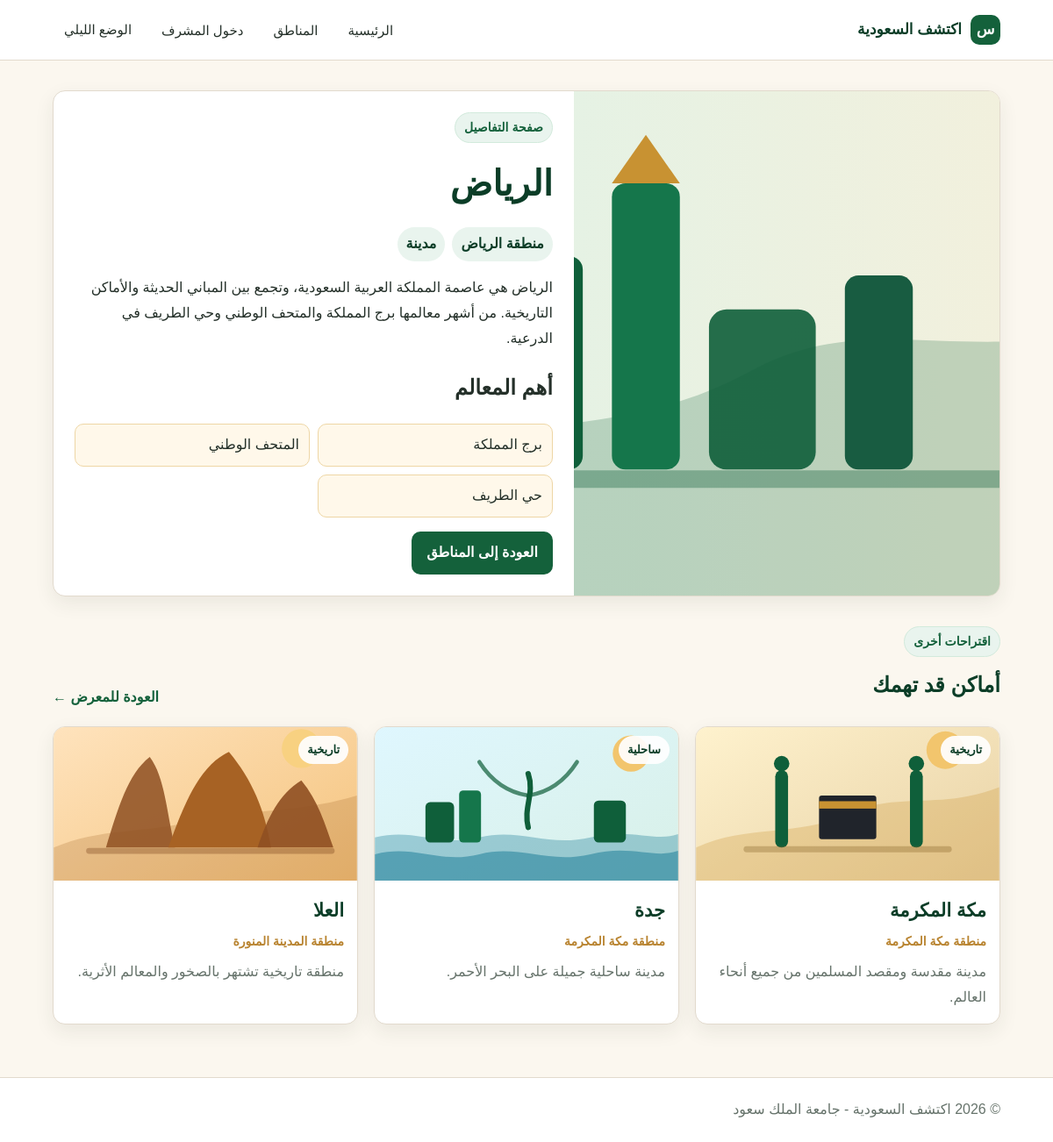
Page /details.php?id=1 on the committed database.
### tables this page shows
CREATE TABLE IF NOT EXISTS places (
    id INT UNSIGNED NOT NULL AUTO_INCREMENT,
    name VARCHAR(255) NOT NULL,
    region VARCHAR(255) NOT NULL,
    category VARCHAR(100) NOT NULL,
    short_text VARCHAR(500) NOT NULL,
    description TEXT NOT NULL,
    image VARCHAR(512) NOT NULL,
    landmarks JSON NOT NULL,
    PRIMARY KEY (id),
    KEY ix_places_region (region(100)),
    KEY ix_places_category (category)
);

### includes/db.php (called while the page is built, shortened)
<?php
require_once __DIR__ . '/config.php';
function db(): PDO
{
    static $pdo = null;
    if ($pdo instanceof PDO) {
        return $pdo;
    }
    $c = config();
    $port = (int) $c['PORT'];
    $dsn = sprintf(
        'mysql:host=%s;dbname=%s;port=%d;charset=utf8mb4',
        $c['HOST'],
        $c['DBNAME'],
        $port
    );
    $pdo = new PDO(
        $dsn,
        $c['USER'],
        $c['PASSWORD'],
        [
            PDO::ATTR_ERRMODE => PDO::ERRMODE_EXCEPTION,
            PDO::ATTR_DEFAULT_FETCH_MODE => PDO::FETCH_ASSOC,
        ]
    );
    return $pdo;
}

### includes/places.php (called while the page is built, shortened)
<?php
require_once __DIR__ . '/db.php';
function places_normalize_row(array $row): array
{
    $lm = $row['landmarks'] ?? null;
    if (is_string($lm)) {
        $decoded = json_decode($lm, true);
        $row['landmarks'] = is_array($decoded) ? $decoded : [];
    } elseif (!is_array($lm)) {
        $row['landmarks'] = [];
    }
    return $row;
}
function places_all(): array
{
    $sql = <<<SQL
        SELECT id, name, region, category, short_text, description, image, landmarks
        FROM places
        ORDER BY id ASC
    SQL;
    $stmt = db()->query($sql);
    $rows = $stmt->fetchAll();
    return array_map('places_normalize_row', $rows);
}
function places_get_by_id(int $id): ?array
{
    $stmt = db()->prepare(
        'SELECT id, name, region, category, short_text, description, image, landmarks FROM places WHERE id = ? LIMIT 1'
    );
    $stmt->execute([$id]);
    $row = $stmt->fetch();
    return places_normalize_row($row);
}

### includes/config.php (called while the page is built, shortened)
<?php
function h(string $s): string
{
    return htmlspecialchars($s, ENT_QUOTES, 'UTF-8');
}

### includes/card.php (the view, shortened to what this page needs)
<?php
function render_place_card(array $place): void
{
    $id = (int) $place['id'];
    $searchBlob = strtolower(
        $place['name'] . ' ' . $place['region'] . ' ' . $place['short_text']
    );
    ?>
<a
  class="place-card"
  href="details.php?id=<?= $id ?>"
  data-category="<?= h($place['category']) ?>"
  data-search="<?= h($searchBlob) ?>"
>
  <div class="card-image">
    <img src="<?= h($place['image']) ?>" alt="<?= h($place['name']) ?>" loading="lazy" />
    <span class="badge"><?= h($place['category']) ?></span>
  </div>
  <div class="card-body">
    <h3><?= h($place['name']) ?></h3>
    <div class="card-meta"><?= h($place['region']) ?></div>
    <p><?= h($place['short_text']) ?></p>
  </div>
</a>
    <?php
}

### details.php (shortened to what this page needs)
<?php
require_once __DIR__ . '/includes/places.php';
require_once __DIR__ . '/includes/card.php';
$id = isset($_GET['id']) ? (int) $_GET['id'] : 0;
$item = $id > 0 ? places_get_by_id($id) : null;
$all = places_all();
$landmarks = [];
$related = [];
if ($item) {
    $landmarks = is_array($item['landmarks']) ? $item['landmarks'] : [];
    $currentId = (int) $item['id'];
    foreach ($all as $row) {
        if ((int) $row['id'] === $currentId) {
            continue;
        }
        $related[] = $row;
        if (count($related) >= 3) {
            break;
        }
    }
}
$activeNav = '';
?>
<!DOCTYPE html>
<html lang="ar" dir="rtl">
<head>
  <link rel="stylesheet" href="css/style.css" />
</head>
<body>
  <header class="site-header">
    <nav class="nav container">
      <a class="logo" href="index.php"><span class="logo-mark">س</span>اكتشف السعودية</a>
      <div class="nav-links">
        <a href="index.php" class="<?= $activeNav === 'home' ? 'active' : '' ?>">الرئيسية</a>
        <a href="regions.php" class="<?= $activeNav === 'regions' ? 'active' : '' ?>">المناطق</a>
        <a href="admin/login.php">دخول المشرف</a>
        <button id="themeToggle" class="theme-btn" type="button">الوضع الليلي</button>
      </div>
    </nav>
  </header>
  <main class="container section">
    <div id="detailsContent" class="details-wrapper">
      <?php if (!$item) : ?>
        <div class="details-content">
          <span class="section-label">تنبيه</span>
          <h1>لم يتم العثور على المحتوى</h1>
          <p>الرجاء الرجوع إلى معرض المناطق واختيار بطاقة أخرى.</p>
          <a class="btn btn-primary" href="regions.php">العودة للمعرض</a>
        </div>
      <?php else : ?>
        <article class="details-card-layout">
          <img class="details-image" src="<?= h((string) $item['image']) ?>" alt="<?= h((string) $item['name']) ?>" />
          <div class="details-content">
            <span class="section-label">صفحة التفاصيل</span>
            <h1><?= h((string) $item['name']) ?></h1>
            <div class="info-line">
              <span><?= h((string) $item['region']) ?></span>
              <span><?= h((string) $item['category']) ?></span>
            </div>
            <p><?= h((string) $item['description']) ?></p>
            <h2>أهم المعالم</h2>
            <ul class="landmark-list">
              <?php foreach ($landmarks as $landmark) : ?>
                <li><?= h((string) $landmark) ?></li>
              <?php endforeach; ?>
            </ul>
            <a class="btn btn-primary" href="regions.php">العودة إلى المناطق</a>
          </div>
        </article>
      <?php endif; ?>
    </div>
    <?php if ($item) : ?>
    <section class="section related-section">
      <div class="section-heading">
        <div>
          <span class="section-label">اقتراحات أخرى</span>
          <h2>أماكن قد تهمك</h2>
        </div>
        <a class="simple-link" href="regions.php">العودة للمعرض ←</a>
      </div>
      <div id="relatedGrid" class="cards-grid small-grid">
        <?php foreach ($related as $place) : ?>
          <?php render_place_card($place); ?>
        <?php endforeach; ?>
      </div>
    </section>
    <?php endif; ?>
  </main>
  <footer class="site-footer">
    <div class="container footer-inner">
      <p>© 2026 اكتشف السعودية - جامعة الملك سعود</p>
    </div>
  </footer>
</body>
</html>

### css/style.css (style rules this page uses)
:root { --green: #14613b; --green-dark: #0b3d27; --green-light: #e9f4ee; --gold: #b8832f; --sand: #f4ecd9; --bg: #fbf7ef; --white: #ffffff; --text: #243029; --muted: #66736b; --border: #e2dacd; --danger: #b42318; --shadow: 0 8px 22px rgba(36, 48, 41, 0.08); --radius: 14px; }
* { box-sizing: border-box; }
html { scroll-behavior: smooth; }
body { margin: 0; font-family: Tahoma, Arial, sans-serif; background: var(--bg); color: var(--text); line-height: 1.8; }
a { color: inherit; text-decoration: none; }
img { max-width: 100%; display: block; }
button, input, select, textarea { font-family: inherit; }
.container { width: min(1080px, 92%); margin: auto; }
.site-header { position: sticky; top: 0; z-index: 20; background: var(--white); border-bottom: 1px solid var(--border); }
.nav { min-height: 68px; display: flex; align-items: center; justify-content: space-between; gap: 16px; }
.logo { display: flex; align-items: center; gap: 10px; color: var(--green-dark); font-weight: 700; font-size: 17px; }
.logo-mark { width: 34px; height: 34px; display: grid; place-items: center; border-radius: 10px; background: var(--green); color: #fff; font-weight: 800; }
.nav-links { display: flex; align-items: center; gap: 8px; flex-wrap: wrap; }
.nav-links a, .theme-btn { border: 1px solid transparent; background: transparent; color: var(--text); padding: 7px 12px; border-radius: 10px; cursor: pointer; font-size: 15px; }
.eyebrow, .section-label { display: inline-block; color: var(--green); background: var(--green-light); border: 1px solid #d2eadc; padding: 4px 10px; border-radius: 999px; font-weight: 700; font-size: 14px; }
.btn { display: inline-flex; align-items: center; justify-content: center; min-height: 42px; border-radius: 10px; padding: 9px 16px; font-weight: 700; border: 1px solid transparent; cursor: pointer; transition: background 0.2s ease, transform 0.2s ease; }
.btn-primary { background: var(--green); color: #fff; }
.section { padding: 34px 0; }
.split-section > div:first-child, .feature-list article, .place-card, .filter-panel, .details-wrapper, .page-hero { background: var(--white); border: 1px solid var(--border); border-radius: var(--radius); box-shadow: var(--shadow); }
.split-section h2, .section-heading h2 { color: var(--green-dark); margin: 10px 0 8px; }
.feature-list p, .place-card p { margin: 0; color: var(--muted); }
.section-heading { display: flex; align-items: end; justify-content: space-between; gap: 16px; margin-bottom: 18px; }
.simple-link { color: var(--green); font-weight: 700; }
.cards-grid { display: grid; gap: 18px; }
.small-grid, .regions-grid { grid-template-columns: repeat(3, 1fr); }
.place-card { overflow: hidden; transition: transform 0.2s ease, box-shadow 0.2s ease; }
.card-image { position: relative; background: var(--sand); overflow: hidden; }
.card-image img { width: 100%; height: 175px; object-fit: cover; transition: transform 0.25s ease; }
.badge { display: inline-block; border-radius: 999px; padding: 4px 10px; background: var(--green-light); color: var(--green-dark); font-size: 13px; font-weight: 700; }
.card-image .badge { position: absolute; top: 10px; right: 10px; background: rgba(255, 255, 255, 0.92); }
.card-body { padding: 15px; }
.card-body h3 { margin: 0 0 4px; color: var(--green-dark); font-size: 21px; }
.card-meta { color: var(--gold); font-size: 14px; font-weight: 700; margin-bottom: 8px; }
.details-wrapper { overflow: hidden; }
.details-card-layout { display: grid; grid-template-columns: 0.9fr 1.1fr; }
.details-image { width: 100%; height: 100%; min-height: 350px; object-fit: cover; background: var(--sand); }
.details-content { padding: 24px; }
.details-content h1 { color: var(--green-dark); margin: 10px 0; font-size: clamp(28px, 4vw, 40px); }
.info-line { display: flex; flex-wrap: wrap; gap: 8px; margin: 14px 0; }
.info-line span { background: var(--green-light); color: var(--green-dark); border-radius: 999px; padding: 5px 10px; font-weight: 700; }
.landmark-list { display: grid; grid-template-columns: repeat(2, 1fr); gap: 9px; padding: 0; list-style: none; }
.landmark-list li { background: #fff8ea; border: 1px solid #eed6a5; border-radius: 10px; padding: 9px 11px; }
.related-section { padding-bottom: 0; }
.site-footer { margin-top: 26px; border-top: 1px solid var(--border); padding: 22px 0; color: var(--muted); background: var(--white); }
.footer-inner { display: flex; justify-content: space-between; gap: 14px; flex-wrap: wrap; }
.footer-inner p { margin: 0; }

### rows in the picture
places: image (picture), name "الرياض", region "منطقة الرياض", category "مدينة", description "الرياض هي عاصمة المملكة العربية السعودية، وتجمع بين المباني الحديثة والأماكن التاريخية. من أشهر معالمها برج المملكة والمتحف الوطني وحي الطريف في الدرعية."
places: image (picture), category "تاريخية", name "مكة المكرمة", region "منطقة مكة المكرمة", short_text "مدينة مقدسة ومقصد المسلمين من جميع أنحاء العالم."
places: image (picture), category "ساحلية", name "جدة", region "منطقة مكة المكرمة", short_text "مدينة ساحلية جميلة على البحر الأحمر."
places: image (picture), category "تاريخية", name "العلا", region "منطقة المدينة المنورة", short_text "منطقة تاريخية تشتهر بالصخور والمعالم الأثرية."

### other values in the picture
$landmark "برج المملكة"
$landmark "المتحف الوطني"
$landmark "حي الطريف"
